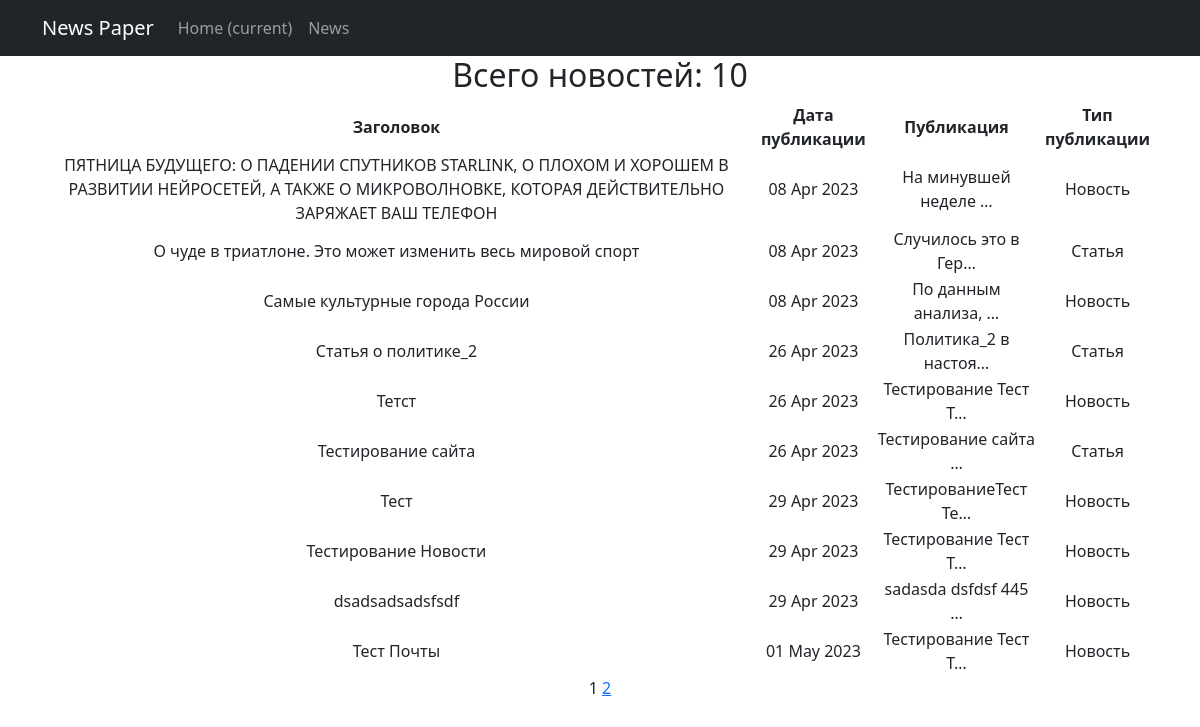
Page /news/ on the committed database.
### news/models.py (models this page shows, shortened)
class Post(models.Model):
    author = models.ForeignKey(Author, on_delete=models.CASCADE)
    article_news = models.CharField(max_length=2, choices=SELECTION, default=news)
    date_in = models.DateTimeField(auto_now_add=True)
    title = models.CharField(max_length=255)
    text = models.TextField()
    rating_news = models.IntegerField(default=0)
    category = models.ManyToManyField(Category, through='PostCategory')

### news/views.py (the view)
# urls.py: path('', PostsList.as_view(), name='post_list'),
class PostsList(ListView):
    model = Post
    ordering = 'date_in'
    template_name = 'news.html'
    context_object_name = 'posts'
    paginate_by = 10

### news/templatetags/custom_filters.py (called while the page is built)
@register.filter()
def censor(word):
    if isinstance(word, str):
        for i in word.split():
            if i.capitalize() in cens:
                word = word.replace(i, i[0] + '*' * len(i))
    else:
        raise ValueError('custom_filters -> censor -> A string is expected, but a different data type has been entered')
    return word

### templates/news.html (shortened to what this page needs)
{% extends 'flatpages/default.html' %}
{% load custom_filters %}
{% block content %}
    <h2>Всего новостей: {{ object_list|length }}</h2>
    {% if posts %}
        <table>
            <tr>
                <td><b>Заголовок</b></td>
                <td><b>Дата публикации</b></td>
                <td><b>Публикация</b></td>
                <td><b>Тип публикации</b></td>
            </tr>
            {% for post in posts %}
            <tr>
                <td>{{ post.title|censor }}</td>
                <td>{{ post.date_in|date:'d M Y' }}</td>
                <td>{{ post.text|truncatechars:20|censor }}</td>
                <td>{{ post.get_article_news_display }}</td>
            </tr>
            {% endfor %}
        </table>
    {% else %}
        <h2>Новостей нет!</h2>
    {% endif %}
   {{ page_obj.number }}
   {% if page_obj.has_next %}
       <a href="?page={{ page_obj.next_page_number }}">{{ page_obj.next_page_number }}</a>
   {% endif %}
{% endblock content %}

### rows in the picture
Post: title|censor "ПЯТНИЦА БУДУЩЕГО: О ПАДЕНИИ СПУТНИКОВ STARLINK, О ПЛОХОМ И ХОРОШЕМ В РАЗВИТИИ НЕЙРОСЕТЕЙ, А ТАКЖЕ О МИКРОВОЛНОВКЕ, КОТОРАЯ ДЕЙСТВИТЕЛЬНО ЗАРЯЖАЕТ ВАШ ТЕЛЕФОН", date_in "08 Apr 2023", text|censor "На минувшей неделе …", article_news "Новость"
Post: title|censor "О чуде в триатлоне. Это может изменить весь мировой спорт", date_in "08 Apr 2023", text|censor "Случилось это в Гер…", article_news "Статья"
Post: title|censor "Самые культурные города России", date_in "08 Apr 2023", text|censor "По данным анализа, …", article_news "Новость"
Post: title|censor "Статья о политике_2", date_in "26 Apr 2023", text|censor "Политика_2 в настоя…", article_news "Статья"
Post: title|censor "Тетст", date_in "26 Apr 2023", text|censor "Тестирование Тест Т…", article_news "Новость"
Post: title|censor "Тестирование сайта", date_in "26 Apr 2023", text|censor "Тестирование сайта …", article_news "Статья"
Post: title|censor "Тест", date_in "29 Apr 2023", text|censor "ТестированиеТест Те…", article_news "Новость"
Post: title|censor "Тестирование Новости", date_in "29 Apr 2023", text|censor "Тестирование Тест Т…", article_news "Новость"
Post: title|censor "dsadsadsadsfsdf", date_in "29 Apr 2023", text|censor "sadasda dsfdsf 445 …", article_news "Новость"
Post: title|censor "Тест Почты", date_in "01 May 2023", text|censor "Тестирование Тест Т…", article_news "Новость"

### other values in the picture
{{ object_list|length }} "10"
{{ page_obj.number }} "1"
{{ page_obj.next_page_number }} "2"
